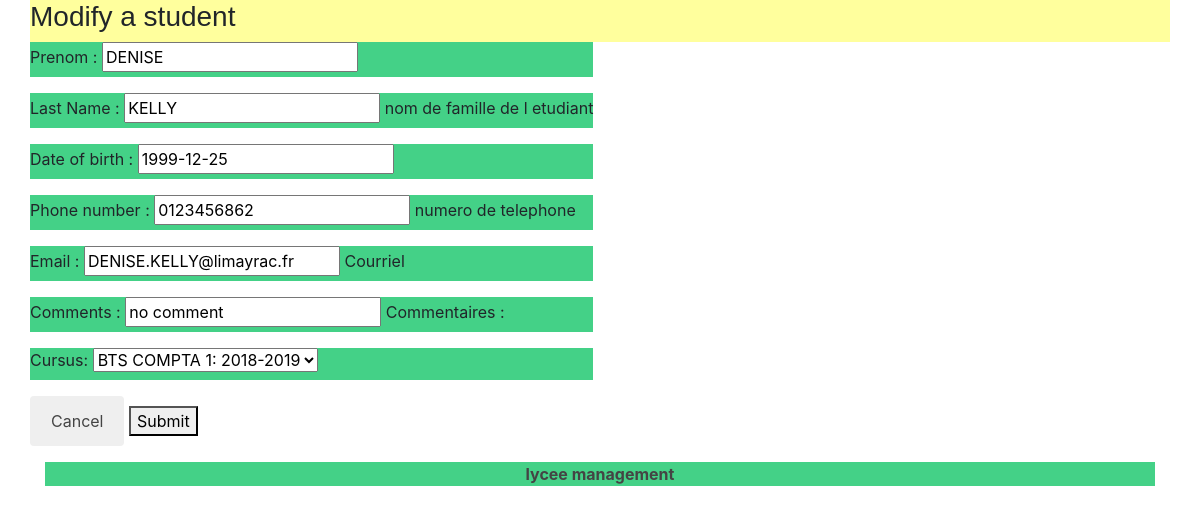
The app's page /lycee/student/edit/78 with its own data.
### lycee/models.py (models this page shows, shortened)
class Student(models.Model):
 first_name = models.CharField(
    verbose_name="Prenom :",
    max_length=50,
    blank=False,
    null=False
  )
 birth_date = models.DateField(
    verbose_name="Date of birth :",
    blank=False,
    null=False,
    default=''
  )
 last_name = models.CharField(
    verbose_name="Last Name :",
    max_length=50,
    blank=False,
    null=False,
    default='???',
    help_text='nom de famille de l etudiant'
  )
 phone_number = models.CharField(
    verbose_name="Phone number :",
    max_length=10,
    blank=True,
    null=False,
    default='0123456789',
    help_text='numero de telephone'
  )
 email = models.CharField(
   verbose_name="Email :",
    max_length=255,
    blank=False,
    null=False,
    default='???@???.com',
    help_text='Courriel'
  )
 comments = models.CharField(
    verbose_name="Comments :",
    max_length=255,
    blank=True,
    null=False,
    default='',
    help_text='Commentaires :'
  )
 cursus = models.ForeignKey(
    Cursus,
    on_delete=models.CASCADE,
    null=True
  )

### lycee/views.py (the view, shortened to what this page needs)
# urls.py: path('lycee/student/edit/<pk>', ModifyStudent.as_view(), name='ModifyStudent'),
class ModifyStudent(UpdateView):
  model = Student
  form_class = StudentForm
  template_name = "lycee/student/edit.html"

### lycee/forms.py
class StudentForm(ModelForm):
  class Meta():
    model = Student
    fields = (
      "first_name",
      "last_name",
      "birth_date",
      "phone_number",
      "email",
      "comments",
      "cursus",
    )

### lycee/models.py (called while the page is built)
 def __str__(self):
    return '{} {}: {}'.format(self.name,self.year_from_bac,self.scholar_year)

### lycee/templates/lycee/student/edit.html
{% extends 'master.html' %} *
{% load static %}
{% block title %}
  Modify a student
{% endblock%}
{% block content %}
<form method='POST'>
	{% csrf_token %} {{form.as_p}}
	<div class='boutons'>
		<button class="button radius alert left" type="cancel"><a href={% url 'index' %}>Cancel</a></button>
        <button class="button radius success right" type="submit">Submit</button>
      </div>
    </form>
{% endblock %}

### lycee/static/lycee/style.css (style rules this page uses)
a { color : #444444; }
p { background-color: #44d187 }
html { position: relative; min-height: 100%; }

### records on screen
Student: first_name "DENISE", last_name "KELLY", birth_date "1999-12-25", phone_number "0123456862", email "DENISE.KELLY@limayrac.fr", comments "no comment", cursus "BTS COMPTA 1: 2018-2019"
